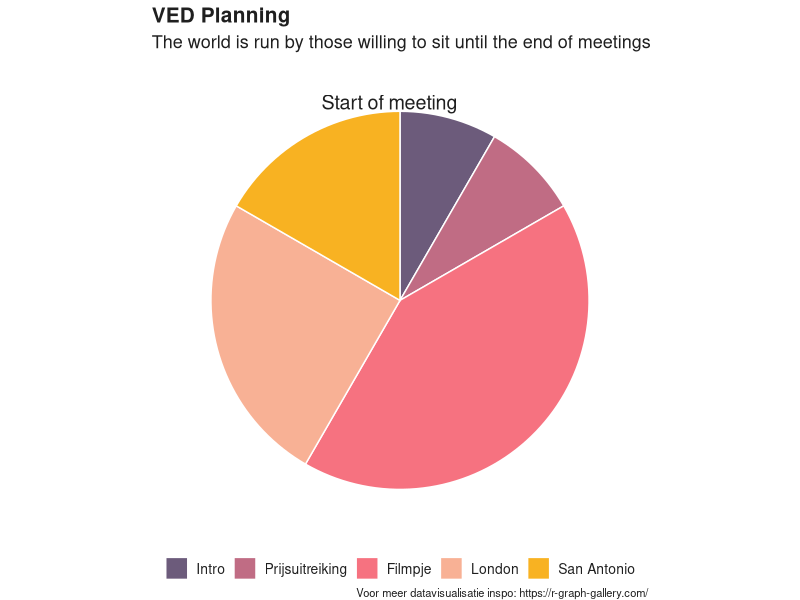

This chart was generated by the following R code:
###---------------- SCRIPT TO PLOT VED PLANNING - MARCH 13 ------------------###

rm(list=ls())

# --------- Packages --------- #
### Run this line only once:
# install.packages("dplyr"); install.packages("ggplot2"); install.packages("ggpubr"); install.packages("stringr"); install.packages("reshape2"); 

library(dplyr)
library(ggplot2)
library(ggpubr)
library(stringr)
library(reshape2)

# ------ Prepare data -------- # 

minute <- 1
time_block <- c(5 * minute)

# Create Data
data <- data.frame(
  group=c("Intro", "Prijsuitreiking", "Filmpje", "London", "San Antonio"),
  value=c(time_block, time_block, 5*time_block, minute * 3 * time_block, 2*time_block)
)
data$group <- factor(data$group, levels = c("Intro", "Prijsuitreiking", "Filmpje", "London", "San Antonio"))


# ------ Plot figure -------- # 

# Basic piechart
plt_planning <- ggplot(data, aes(x="", y=value, fill=group)) +
  geom_bar(stat="identity", width=1, color="white") +
  coord_polar("y", start=0, direction = -1) +
  annotate(x = 1.55, y = 0.5, label = "Start of meeting", geom = "text", size = 5, color = "gray12") + 
  theme_void() # remove background, grid, numeric labels

plt_planning + labs(
  title = "VED Planning",
  subtitle ="The world is run by those willing to sit until the end of meetings",
  caption = "Voor meer datavisualisatie inspo: https://r-graph-gallery.com/") +
  scale_fill_manual(values=c("#6C5B7B","#C06C84","#F67280","#F8B195","#F8B222","#C2C185")) +
  theme(text = element_text(size = 10, color = "gray12"), 
        plot.title = element_text(face = "bold", size = 15),
        plot.subtitle = element_text(size = 13),
        axis.title = element_blank(),axis.ticks = element_blank(), axis.text.y = element_blank(), legend.position = "bottom", 
        legend.title = element_blank(),
        legend.text=element_text(size=10),
        panel.background = element_rect(fill = "white", color = "white"),panel.grid = element_blank(),panel.grid.major.x = element_blank() )
